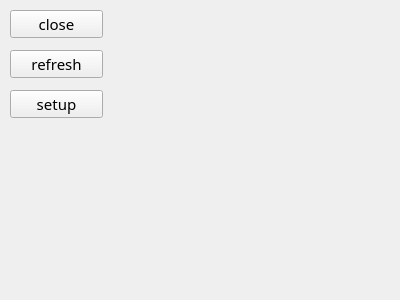
<?xml version="1.0" encoding="UTF-8"?>
<ui version="4.0">
 <class>Widget</class>
 <widget class="QWidget" name="Widget">
  <property name="geometry">
   <rect>
    <x>0</x>
    <y>0</y>
    <width>400</width>
    <height>300</height>
   </rect>
  </property>
  <property name="windowTitle">
   <string>Widget</string>
  </property>
  <widget class="QPushButton" name="pushButton">
   <property name="geometry">
    <rect>
     <x>10</x>
     <y>10</y>
     <width>93</width>
     <height>28</height>
    </rect>
   </property>
   <property name="font">
    <font>
     <family>Adobe 黑体 Std R</family>
     <pointsize>11</pointsize>
    </font>
   </property>
   <property name="text">
    <string>close</string>
   </property>
  </widget>
  <widget class="QPushButton" name="pushButton_2">
   <property name="geometry">
    <rect>
     <x>10</x>
     <y>50</y>
     <width>93</width>
     <height>28</height>
    </rect>
   </property>
   <property name="font">
    <font>
     <family>Adobe 黑体 Std R</family>
     <pointsize>11</pointsize>
    </font>
   </property>
   <property name="text">
    <string>refresh</string>
   </property>
  </widget>
  <widget class="QPushButton" name="pushButton_3">
   <property name="geometry">
    <rect>
     <x>10</x>
     <y>90</y>
     <width>93</width>
     <height>28</height>
    </rect>
   </property>
   <property name="font">
    <font>
     <family>Adobe 黑体 Std R</family>
     <pointsize>11</pointsize>
    </font>
   </property>
   <property name="text">
    <string>setup</string>
   </property>
  </widget>
 </widget>
 <layoutdefault spacing="6" margin="11"/>
 <resources/>
 <connections/>
</ui>
